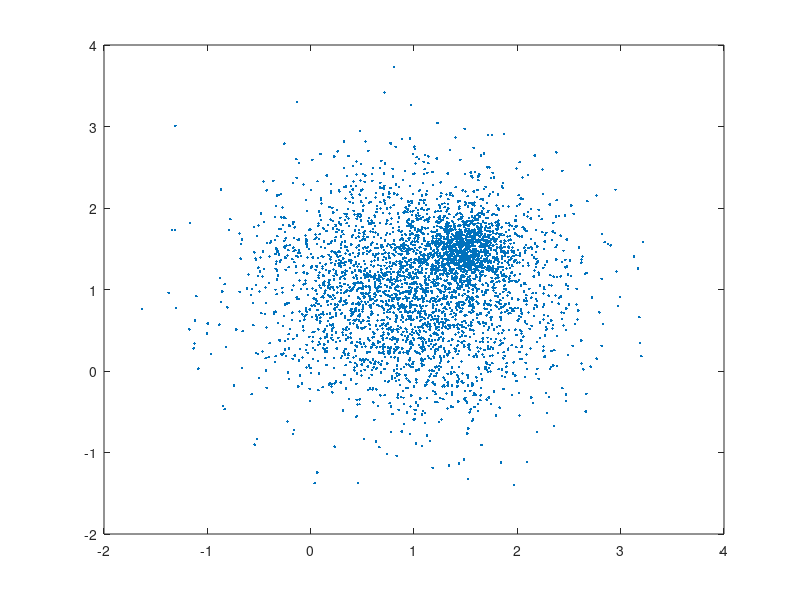

MATLAB code for this plot:
rng default; % For reproducibility
X = [randn(3200,2)*0.7+ones(3200,2);
    randn(800,2)*0.2+ones(800,2)*1.5];

figure;
plot(X(:,1),X(:,2),'.');